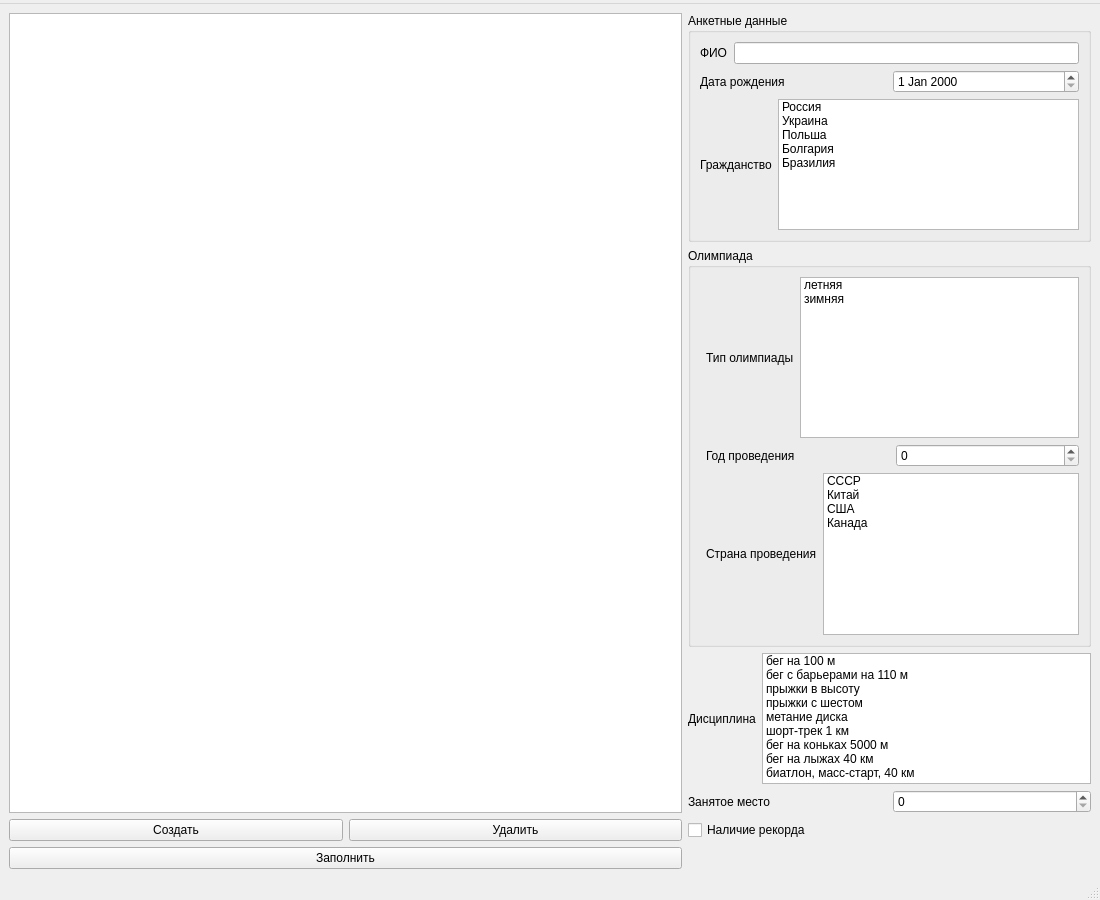
<?xml version="1.0" encoding="UTF-8"?>
<ui version="4.0">
 <class>MainWindow</class>
 <widget class="QMainWindow" name="MainWindow">
  <property name="enabled">
   <bool>true</bool>
  </property>
  <property name="geometry">
   <rect>
    <x>0</x>
    <y>0</y>
    <width>1100</width>
    <height>900</height>
   </rect>
  </property>
  <property name="minimumSize">
   <size>
    <width>1100</width>
    <height>900</height>
   </size>
  </property>
  <property name="windowTitle">
   <string>База данных олимпийских чемпионов</string>
  </property>
  <widget class="QWidget" name="centralwidget">
   <layout class="QGridLayout" name="gridLayout_3">
    <item row="0" column="1" colspan="2">
     <widget class="QGroupBox" name="groupBox">
      <property name="title">
       <string>Анкетные данные</string>
      </property>
      <layout class="QGridLayout" name="gridLayout_2">
       <item row="1" column="0">
        <layout class="QHBoxLayout" name="horizontalLayout_3">
         <item>
          <widget class="QLabel" name="label_2">
           <property name="text">
            <string>Дата рождения</string>
           </property>
          </widget>
         </item>
         <item>
          <widget class="QDateEdit" name="de_birth"/>
         </item>
        </layout>
       </item>
       <item row="2" column="0">
        <layout class="QHBoxLayout" name="horizontalLayout_4">
         <item>
          <widget class="QLabel" name="label_3">
           <property name="text">
            <string>Гражданство</string>
           </property>
          </widget>
         </item>
         <item>
          <widget class="QListWidget" name="lw_citizen">
           <property name="currentRow">
            <number>-1</number>
           </property>
           <item>
            <property name="text">
             <string>Россия</string>
            </property>
           </item>
           <item>
            <property name="text">
             <string>Украина</string>
            </property>
           </item>
           <item>
            <property name="text">
             <string>Польша</string>
            </property>
           </item>
           <item>
            <property name="text">
             <string>Болгария</string>
            </property>
           </item>
           <item>
            <property name="text">
             <string>Бразилия</string>
            </property>
           </item>
          </widget>
         </item>
        </layout>
       </item>
       <item row="0" column="0">
        <layout class="QHBoxLayout" name="horizontalLayout_2">
         <item>
          <widget class="QLabel" name="label">
           <property name="text">
            <string>ФИО</string>
           </property>
          </widget>
         </item>
         <item>
          <widget class="QLineEdit" name="le_fio"/>
         </item>
        </layout>
       </item>
      </layout>
     </widget>
    </item>
    <item row="2" column="1" colspan="2">
     <layout class="QHBoxLayout" name="horizontalLayout_8">
      <item>
       <widget class="QLabel" name="label_7">
        <property name="text">
         <string>Дисциплина</string>
        </property>
       </widget>
      </item>
      <item>
       <widget class="QListWidget" name="lw_discipline">
        <property name="currentRow">
         <number>-1</number>
        </property>
        <item>
         <property name="text">
          <string>бег на 100 м</string>
         </property>
        </item>
        <item>
         <property name="text">
          <string>бег с барьерами на 110 м</string>
         </property>
        </item>
        <item>
         <property name="text">
          <string>прыжки в высоту</string>
         </property>
        </item>
        <item>
         <property name="text">
          <string>прыжки с шестом</string>
         </property>
        </item>
        <item>
         <property name="text">
          <string>метание диска</string>
         </property>
        </item>
        <item>
         <property name="text">
          <string>шорт-трек 1 км</string>
         </property>
        </item>
        <item>
         <property name="text">
          <string>бег на коньках 5000 м</string>
         </property>
        </item>
        <item>
         <property name="text">
          <string>бег на лыжах 40 км</string>
         </property>
        </item>
        <item>
         <property name="text">
          <string>биатлон, масс-старт, 40 км</string>
         </property>
        </item>
       </widget>
      </item>
     </layout>
    </item>
    <item row="3" column="1" colspan="2">
     <layout class="QHBoxLayout" name="horizontalLayout_9">
      <item>
       <widget class="QLabel" name="label_8">
        <property name="text">
         <string>Занятое место</string>
        </property>
       </widget>
      </item>
      <item>
       <widget class="QSpinBox" name="sb_place"/>
      </item>
     </layout>
    </item>
    <item row="1" column="1" colspan="2">
     <widget class="QGroupBox" name="groupBox_2">
      <property name="title">
       <string>Олимпиада</string>
      </property>
      <layout class="QFormLayout" name="formLayout">
       <item row="1" column="1">
        <layout class="QHBoxLayout" name="horizontalLayout_6">
         <item>
          <widget class="QLabel" name="label_5">
           <property name="text">
            <string>Год проведения</string>
           </property>
          </widget>
         </item>
         <item>
          <widget class="QSpinBox" name="sb_year_event"/>
         </item>
        </layout>
       </item>
       <item row="2" column="1">
        <layout class="QHBoxLayout" name="horizontalLayout_7">
         <item>
          <widget class="QLabel" name="label_6">
           <property name="text">
            <string>Страна проведения</string>
           </property>
          </widget>
         </item>
         <item>
          <widget class="QListWidget" name="lw_country">
           <property name="currentRow">
            <number>-1</number>
           </property>
           <item>
            <property name="text">
             <string>СССР</string>
            </property>
           </item>
           <item>
            <property name="text">
             <string>Китай</string>
            </property>
           </item>
           <item>
            <property name="text">
             <string>США</string>
            </property>
           </item>
           <item>
            <property name="text">
             <string>Канада</string>
            </property>
           </item>
          </widget>
         </item>
        </layout>
       </item>
       <item row="0" column="1">
        <layout class="QHBoxLayout" name="horizontalLayout_5">
         <item>
          <widget class="QLabel" name="label_4">
           <property name="text">
            <string>Тип олимпиады</string>
           </property>
          </widget>
         </item>
         <item>
          <widget class="QListWidget" name="lw_olympiad">
           <property name="currentRow">
            <number>-1</number>
           </property>
           <item>
            <property name="text">
             <string>летняя</string>
            </property>
           </item>
           <item>
            <property name="text">
             <string>зимняя</string>
            </property>
           </item>
          </widget>
         </item>
        </layout>
       </item>
      </layout>
     </widget>
    </item>
    <item row="5" column="1" colspan="2">
     <widget class="QCheckBox" name="cb_have_record">
      <property name="enabled">
       <bool>true</bool>
      </property>
      <property name="text">
       <string>Наличие рекорда</string>
      </property>
     </widget>
    </item>
    <item row="0" column="0" rowspan="4">
     <widget class="QListWidget" name="lw_browser"/>
    </item>
    <item row="5" column="0">
     <layout class="QHBoxLayout" name="horizontalLayout">
      <item>
       <widget class="QPushButton" name="pb_create">
        <property name="text">
         <string>Создать</string>
        </property>
       </widget>
      </item>
      <item>
       <widget class="QPushButton" name="pb_remove">
        <property name="text">
         <string>Удалить</string>
        </property>
       </widget>
      </item>
     </layout>
    </item>
    <item row="6" column="0">
     <widget class="QPushButton" name="pb_fill">
      <property name="text">
       <string>Заполнить</string>
      </property>
     </widget>
    </item>
   </layout>
  </widget>
  <widget class="QMenuBar" name="menubar">
   <property name="geometry">
    <rect>
     <x>0</x>
     <y>0</y>
     <width>1100</width>
     <height>26</height>
    </rect>
   </property>
   <widget class="QMenu" name="menu">
    <property name="title">
     <string/>
    </property>
   </widget>
   <addaction name="menu"/>
  </widget>
  <widget class="QStatusBar" name="statusbar"/>
  <action name="save_file">
   <property name="text">
    <string>Сохранить файл</string>
   </property>
  </action>
  <action name="open_file">
   <property name="text">
    <string>Открыть файл</string>
   </property>
  </action>
  <action name="save_file_how">
   <property name="text">
    <string>Сохранить файл как</string>
   </property>
  </action>
  <action name="create_file">
   <property name="text">
    <string>Создать файл</string>
   </property>
  </action>
 </widget>
 <tabstops>
  <tabstop>pb_fill</tabstop>
  <tabstop>pb_create</tabstop>
  <tabstop>pb_remove</tabstop>
  <tabstop>le_fio</tabstop>
  <tabstop>de_birth</tabstop>
  <tabstop>lw_citizen</tabstop>
  <tabstop>lw_olympiad</tabstop>
  <tabstop>sb_year_event</tabstop>
  <tabstop>lw_country</tabstop>
  <tabstop>lw_discipline</tabstop>
  <tabstop>sb_place</tabstop>
  <tabstop>cb_have_record</tabstop>
  <tabstop>lw_browser</tabstop>
 </tabstops>
 <resources/>
 <connections/>
</ui>
